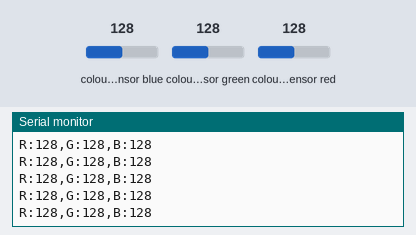
A sketch run on a simulated Arduino Nano 33 BLE. On the bench: the last lines printed to the serial monitor. Inputs (shaded band) come from the test bench; at power-on: colour sensor blue 128, colour sensor green 128, colour sensor red 128.

Above: at 1.2 s.
1.3 s: colour sensor blue set to 5
At 1.56 s:
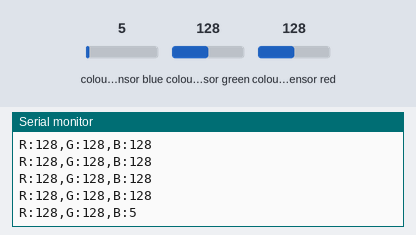
2.8 s: colour sensor green set to 5
At 2.96 s:
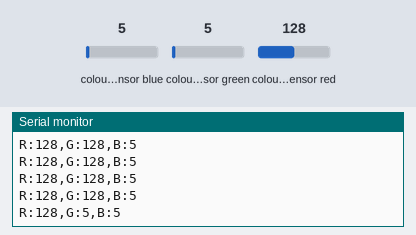
4.3 s: colour sensor red set to 5
At 4.37 s:
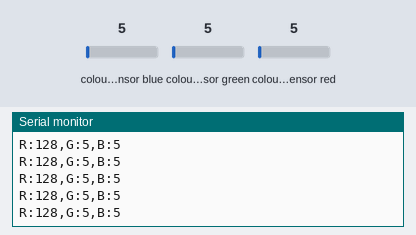

Measured:
- after the input at 1.3 s, the serial monitor: prints a new line after 0.10 s (image 1)
- after the input at 2.8 s, the serial monitor: prints a new line at once (image 2)

The sketch:

color_sensor.ino
```cpp
#include <Arduino_APDS9960.h>

int r = 0, g = 0, b = 0;

void setup() {
  Serial.begin(9600);

  while (!Serial);

  if (!APDS.begin()) {
    Serial.println("Error initializing APDS9960!");
    while (1);
  }

  Serial.println("APDS9960 Ready");
}

void loop() {

  // Update values only if a new reading is available
  if (APDS.colorAvailable()) {
    APDS.readColor(r, g, b);
  }

  // Always send the latest values
  Serial.print("R:");
  Serial.print(r);
  Serial.print(",G:");
  Serial.print(g);
  Serial.print(",B:");
  Serial.println(b);

  delay(200);
}
```
